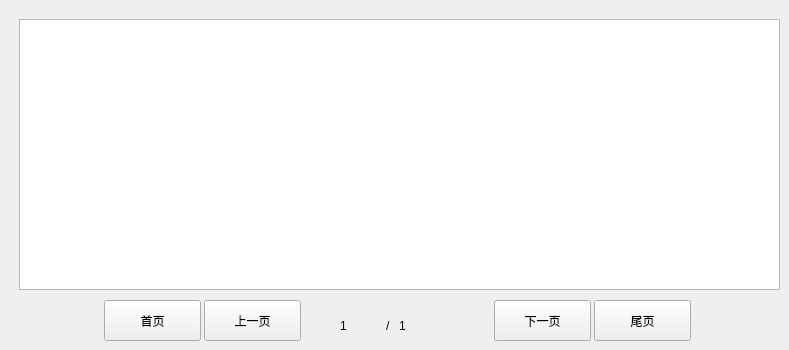
     <widget class="QWidget" name="logM">
      <widget class="QLabel" name="label_page_diary">
       <property name="geometry">
        <rect>
         <x>340</x>
         <y>310</y>
         <width>41</width>
         <height>31</height>
        </rect>
       </property>
       <property name="layoutDirection">
        <enum>Qt::RightToLeft</enum>
       </property>
       <property name="text">
        <string notr="true">1</string>
       </property>
      </widget>
      <widget class="QPushButton" name="firstButton_log">
       <property name="geometry">
        <rect>
         <x>104</x>
         <y>300</y>
         <width>97</width>
         <height>41</height>
        </rect>
       </property>
       <property name="text">
        <string>首页</string>
       </property>
      </widget>
      <widget class="QPushButton" name="pageupButton_log">
       <property name="geometry">
        <rect>
         <x>204</x>
         <y>300</y>
         <width>97</width>
         <height>41</height>
        </rect>
       </property>
       <property name="text">
        <string>上一页</string>
       </property>
      </widget>
      <widget class="QLabel" name="label_141">
       <property name="geometry">
        <rect>
         <x>386</x>
         <y>310</y>
         <width>16</width>
         <height>31</height>
        </rect>
       </property>
       <property name="text">
        <string>/</string>
       </property>
      </widget>
      <widget class="QTableWidget" name="tableWidget_diary">
       <property name="geometry">
        <rect>
         <x>19</x>
         <y>19</y>
         <width>761</width>
         <height>271</height>
        </rect>
       </property>
      </widget>
      <widget class="QPushButton" name="lastButton_log">
       <property name="geometry">
        <rect>
         <x>594</x>
         <y>300</y>
         <width>97</width>
         <height>41</height>
        </rect>
       </property>
       <property name="text">
        <string>尾页</string>
       </property>
      </widget>
      <widget class="QLabel" name="label_pageall_diary">
       <property name="geometry">
        <rect>
         <x>399</x>
         <y>310</y>
         <width>51</width>
         <height>31</height>
        </rect>
       </property>
       <property name="text">
        <string notr="true">1</string>
       </property>
      </widget>
      <widget class="QPushButton" name="pagedownButton_log">
       <property name="geometry">
        <rect>
         <x>494</x>
         <y>300</y>
         <width>97</width>
         <height>41</height>
        </rect>
       </property>
       <property name="text">
        <string>下一页</string>
       </property>
      </widget>
     </widget>
